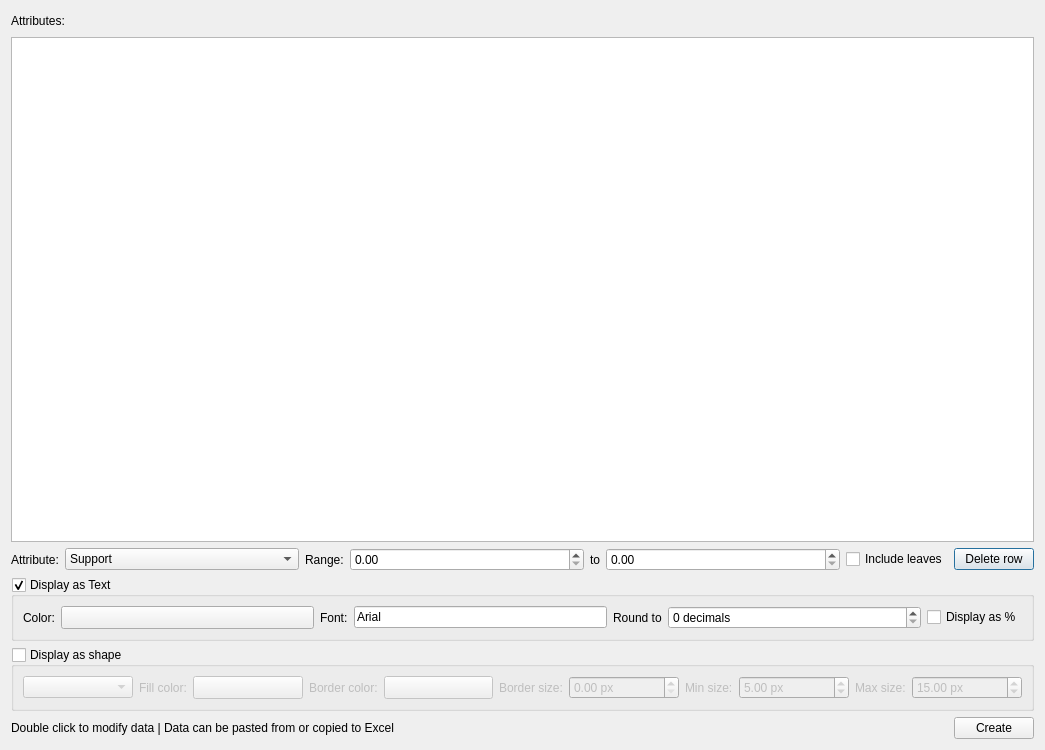
<?xml version="1.0" encoding="UTF-8"?>
<ui version="4.0">
 <class>annotation_editor_attr</class>
 <widget class="QDialog" name="annotation_editor_attr">
  <property name="geometry">
   <rect>
    <x>0</x>
    <y>0</y>
    <width>1045</width>
    <height>750</height>
   </rect>
  </property>
  <property name="windowTitle">
   <string>Annotation editor</string>
  </property>
  <layout class="QVBoxLayout" name="verticalLayout">
   <item>
    <layout class="QHBoxLayout" name="horizontalLayout_2">
     <item>
      <widget class="QLabel" name="label_2">
       <property name="text">
        <string>Attributes:</string>
       </property>
      </widget>
     </item>
     <item>
      <spacer name="horizontalSpacer_2">
       <property name="orientation">
        <enum>Qt::Horizontal</enum>
       </property>
       <property name="sizeHint" stdset="0">
        <size>
         <width>40</width>
         <height>20</height>
        </size>
       </property>
      </spacer>
     </item>
    </layout>
   </item>
   <item>
    <widget class="MyTableView" name="tableView">
     <property name="sizeAdjustPolicy">
      <enum>QAbstractScrollArea::AdjustToContents</enum>
     </property>
    </widget>
   </item>
   <item>
    <layout class="QHBoxLayout" name="horizontalLayout">
     <item>
      <widget class="QLabel" name="label_3">
       <property name="text">
        <string>Attribute:</string>
       </property>
      </widget>
     </item>
     <item>
      <widget class="QComboBox" name="comboBox">
       <property name="sizePolicy">
        <sizepolicy hsizetype="Expanding" vsizetype="Fixed">
         <horstretch>0</horstretch>
         <verstretch>0</verstretch>
        </sizepolicy>
       </property>
       <item>
        <property name="text">
         <string>Support</string>
        </property>
       </item>
       <item>
        <property name="text">
         <string>Branch length</string>
        </property>
       </item>
       <item>
        <property name="text">
         <string>Name</string>
        </property>
       </item>
      </widget>
     </item>
     <item>
      <widget class="QLabel" name="label_4">
       <property name="text">
        <string>Range:</string>
       </property>
      </widget>
     </item>
     <item>
      <widget class="QDoubleSpinBox" name="doubleSpinBox">
       <property name="sizePolicy">
        <sizepolicy hsizetype="Expanding" vsizetype="Fixed">
         <horstretch>0</horstretch>
         <verstretch>0</verstretch>
        </sizepolicy>
       </property>
       <property name="maximum">
        <double>100000000000000004764729344.000000000000000</double>
       </property>
      </widget>
     </item>
     <item>
      <widget class="QLabel" name="label_5">
       <property name="text">
        <string>to</string>
       </property>
      </widget>
     </item>
     <item>
      <widget class="QDoubleSpinBox" name="doubleSpinBox_2">
       <property name="sizePolicy">
        <sizepolicy hsizetype="Expanding" vsizetype="Fixed">
         <horstretch>0</horstretch>
         <verstretch>0</verstretch>
        </sizepolicy>
       </property>
       <property name="maximum">
        <double>100000000000000004764729344.000000000000000</double>
       </property>
      </widget>
     </item>
     <item>
      <widget class="QCheckBox" name="checkBox_2">
       <property name="text">
        <string>Include leaves</string>
       </property>
      </widget>
     </item>
     <item>
      <widget class="QPushButton" name="pushButton_2">
       <property name="text">
        <string>Delete row</string>
       </property>
       <property name="icon">
        <iconset resource="../../myRes.qrc">
         <normaloff>:/picture/resourses/delete.png</normaloff>:/picture/resourses/delete.png</iconset>
       </property>
      </widget>
     </item>
    </layout>
   </item>
   <item>
    <widget class="QGroupBox" name="groupBox">
     <property name="title">
      <string>Display as Text</string>
     </property>
     <property name="alignment">
      <set>Qt::AlignLeading|Qt::AlignLeft|Qt::AlignTop</set>
     </property>
     <property name="flat">
      <bool>true</bool>
     </property>
     <property name="checkable">
      <bool>true</bool>
     </property>
     <layout class="QHBoxLayout" name="horizontalLayout_3">
      <item>
       <widget class="QLabel" name="label_6">
        <property name="text">
         <string>Color:</string>
        </property>
       </widget>
      </item>
      <item>
       <widget class="QPushButton" name="pushButton_color">
        <property name="sizePolicy">
         <sizepolicy hsizetype="Expanding" vsizetype="Minimum">
          <horstretch>0</horstretch>
          <verstretch>0</verstretch>
         </sizepolicy>
        </property>
        <property name="toolTip">
         <string>Click to change color</string>
        </property>
        <property name="autoFillBackground">
         <bool>false</bool>
        </property>
        <property name="styleSheet">
         <string notr="true"/>
        </property>
        <property name="text">
         <string/>
        </property>
       </widget>
      </item>
      <item>
       <widget class="QLabel" name="label_7">
        <property name="text">
         <string>Font:</string>
        </property>
       </widget>
      </item>
      <item>
       <widget class="ComLineEdit" name="lineEdit_5">
        <property name="sizePolicy">
         <sizepolicy hsizetype="Expanding" vsizetype="Fixed">
          <horstretch>0</horstretch>
          <verstretch>0</verstretch>
         </sizepolicy>
        </property>
        <property name="text">
         <string>Arial</string>
        </property>
        <property name="readOnly">
         <bool>true</bool>
        </property>
       </widget>
      </item>
      <item>
       <widget class="QLabel" name="label_8">
        <property name="text">
         <string>Round to</string>
        </property>
       </widget>
      </item>
      <item>
       <widget class="QSpinBox" name="spinBox">
        <property name="sizePolicy">
         <sizepolicy hsizetype="Expanding" vsizetype="Fixed">
          <horstretch>0</horstretch>
          <verstretch>0</verstretch>
         </sizepolicy>
        </property>
        <property name="suffix">
         <string> decimals</string>
        </property>
        <property name="maximum">
         <number>9999</number>
        </property>
       </widget>
      </item>
      <item>
       <widget class="QCheckBox" name="checkBox">
        <property name="text">
         <string>Display as %</string>
        </property>
       </widget>
      </item>
     </layout>
    </widget>
   </item>
   <item>
    <widget class="QGroupBox" name="groupBox_2">
     <property name="title">
      <string>Display as shape</string>
     </property>
     <property name="flat">
      <bool>true</bool>
     </property>
     <property name="checkable">
      <bool>true</bool>
     </property>
     <property name="checked">
      <bool>false</bool>
     </property>
     <layout class="QHBoxLayout" name="horizontalLayout_4">
      <item>
       <widget class="QComboBox" name="comboBox_2">
        <property name="sizePolicy">
         <sizepolicy hsizetype="Expanding" vsizetype="Fixed">
          <horstretch>0</horstretch>
          <verstretch>0</verstretch>
         </sizepolicy>
        </property>
       </widget>
      </item>
      <item>
       <widget class="QLabel" name="label_10">
        <property name="text">
         <string>Fill color:</string>
        </property>
       </widget>
      </item>
      <item>
       <widget class="QPushButton" name="pushButton_color_2">
        <property name="sizePolicy">
         <sizepolicy hsizetype="Expanding" vsizetype="Minimum">
          <horstretch>0</horstretch>
          <verstretch>0</verstretch>
         </sizepolicy>
        </property>
        <property name="toolTip">
         <string>Click to change color</string>
        </property>
        <property name="autoFillBackground">
         <bool>false</bool>
        </property>
        <property name="styleSheet">
         <string notr="true"/>
        </property>
        <property name="text">
         <string/>
        </property>
       </widget>
      </item>
      <item>
       <widget class="QLabel" name="label_11">
        <property name="text">
         <string>Border color:</string>
        </property>
       </widget>
      </item>
      <item>
       <widget class="QPushButton" name="pushButton_color_3">
        <property name="sizePolicy">
         <sizepolicy hsizetype="Expanding" vsizetype="Minimum">
          <horstretch>0</horstretch>
          <verstretch>0</verstretch>
         </sizepolicy>
        </property>
        <property name="toolTip">
         <string>Click to change color</string>
        </property>
        <property name="autoFillBackground">
         <bool>false</bool>
        </property>
        <property name="styleSheet">
         <string notr="true"/>
        </property>
        <property name="text">
         <string/>
        </property>
       </widget>
      </item>
      <item>
       <widget class="QLabel" name="label_12">
        <property name="text">
         <string>Border size:</string>
        </property>
       </widget>
      </item>
      <item>
       <widget class="QDoubleSpinBox" name="doubleSpinBox_4">
        <property name="sizePolicy">
         <sizepolicy hsizetype="Expanding" vsizetype="Fixed">
          <horstretch>0</horstretch>
          <verstretch>0</verstretch>
         </sizepolicy>
        </property>
        <property name="suffix">
         <string> px</string>
        </property>
        <property name="maximum">
         <double>99999999999999.000000000000000</double>
        </property>
        <property name="singleStep">
         <double>0.500000000000000</double>
        </property>
        <property name="value">
         <double>0.000000000000000</double>
        </property>
       </widget>
      </item>
      <item>
       <widget class="QLabel" name="label_13">
        <property name="text">
         <string>Min size:</string>
        </property>
       </widget>
      </item>
      <item>
       <widget class="QDoubleSpinBox" name="doubleSpinBox_5">
        <property name="sizePolicy">
         <sizepolicy hsizetype="Expanding" vsizetype="Fixed">
          <horstretch>0</horstretch>
          <verstretch>0</verstretch>
         </sizepolicy>
        </property>
        <property name="suffix">
         <string> px</string>
        </property>
        <property name="maximum">
         <double>99999999999999.000000000000000</double>
        </property>
        <property name="value">
         <double>5.000000000000000</double>
        </property>
       </widget>
      </item>
      <item>
       <widget class="QLabel" name="label_9">
        <property name="text">
         <string>Max size:</string>
        </property>
       </widget>
      </item>
      <item>
       <widget class="QDoubleSpinBox" name="doubleSpinBox_3">
        <property name="sizePolicy">
         <sizepolicy hsizetype="Expanding" vsizetype="Fixed">
          <horstretch>0</horstretch>
          <verstretch>0</verstretch>
         </sizepolicy>
        </property>
        <property name="suffix">
         <string> px</string>
        </property>
        <property name="maximum">
         <double>99999999999999.000000000000000</double>
        </property>
        <property name="value">
         <double>15.000000000000000</double>
        </property>
       </widget>
      </item>
     </layout>
    </widget>
   </item>
   <item>
    <layout class="QHBoxLayout" name="horizontalLayout_5">
     <item>
      <widget class="QLabel" name="label">
       <property name="text">
        <string>Double click to modify data | Data can be pasted from or copied to Excel</string>
       </property>
      </widget>
     </item>
     <item>
      <spacer name="horizontalSpacer">
       <property name="orientation">
        <enum>Qt::Horizontal</enum>
       </property>
       <property name="sizeHint" stdset="0">
        <size>
         <width>138</width>
         <height>21</height>
        </size>
       </property>
      </spacer>
     </item>
     <item>
      <widget class="QPushButton" name="pushButton">
       <property name="text">
        <string>Create</string>
       </property>
      </widget>
     </item>
    </layout>
   </item>
  </layout>
 </widget>
 <customwidgets>
  <customwidget>
   <class>MyTableView</class>
   <extends>QTableView</extends>
   <header>CustomWidgets.h</header>
  </customwidget>
  <customwidget>
   <class>ComLineEdit</class>
   <extends>QLineEdit</extends>
   <header>src.CustomWidget.h</header>
  </customwidget>
 </customwidgets>
 <resources>
  <include location="ete_resources.qrc"/>
  <include location="../../myRes.qrc"/>
 </resources>
 <connections/>
</ui>
